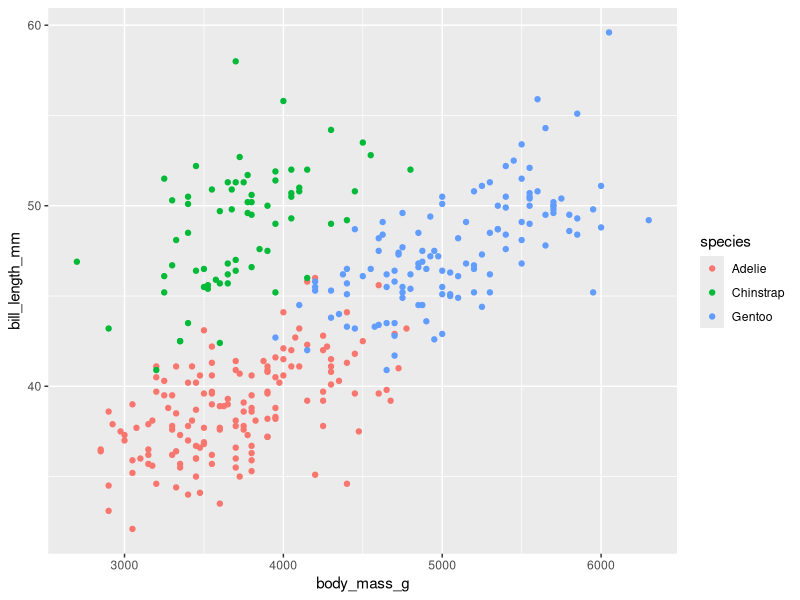
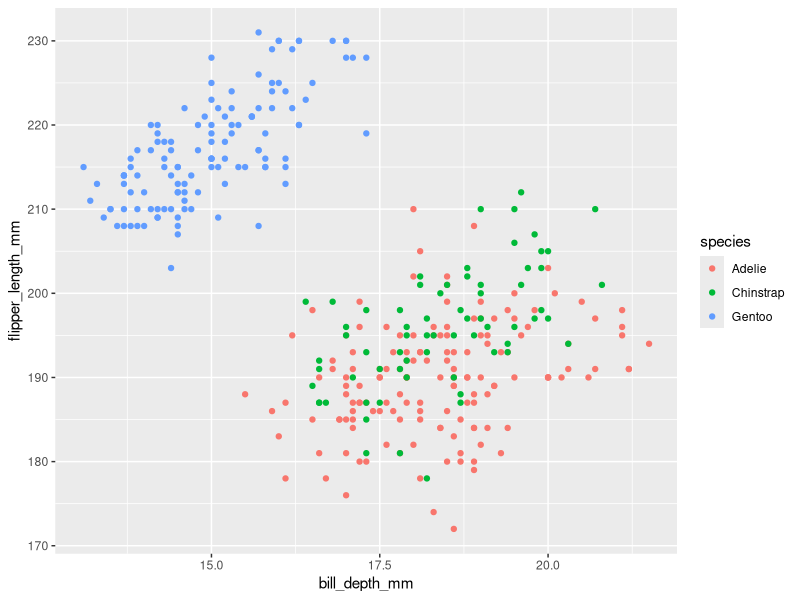
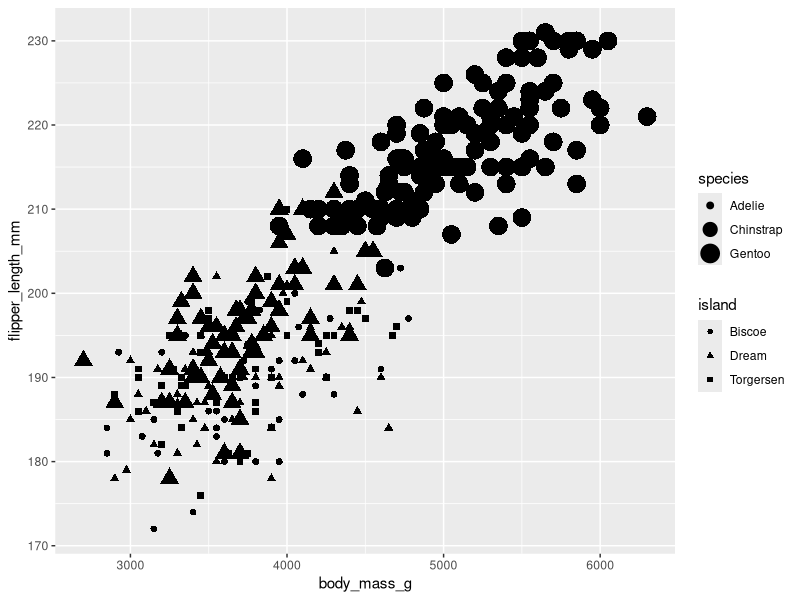
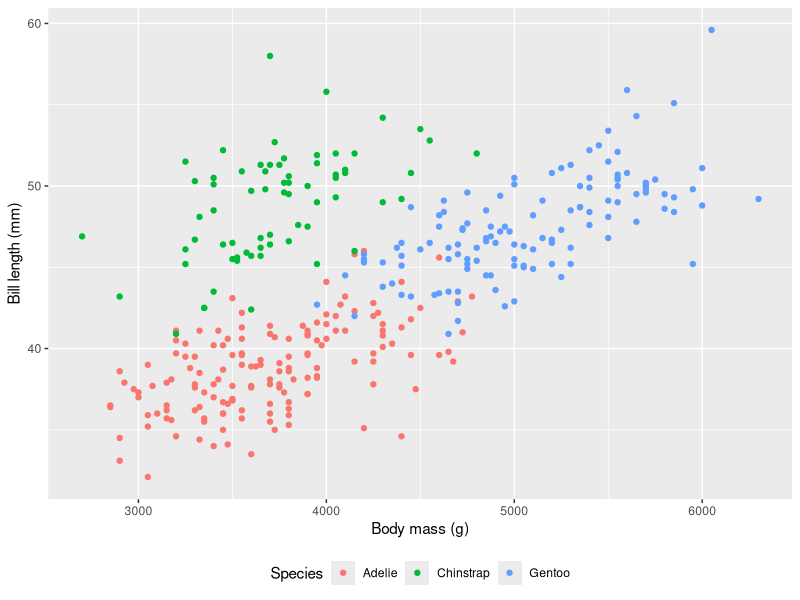
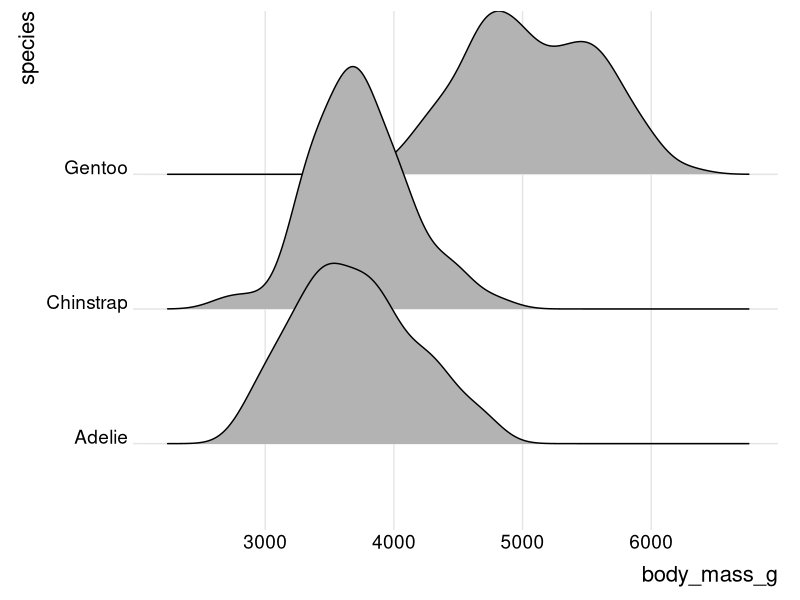

These figures' R source, in order:
# Script name
# Author
# Date


# Libraries ---------------------------------------------------------------

library(tidyverse)
library(palmerpenguins)
library(ggridges)

# :: after the library name shows what it contains while typing it
#palmerpenguins::

# Data --------------------------------------------------------------------

# Load the dataset into the local environment
penguins <- penguins


# Example -----------------------------------------------------------------

# The basic plot
ggplot(data = penguins,
       aes(x = body_mass_g, y = bill_length_mm)) +
  geom_point(aes(colour = species))


# Exercise 1 --------------------------------------------------------------

# Create a basic plot with different x and y axes
ggplot(data = penguins,
       aes(x = bill_depth_mm, y = flipper_length_mm)) +
  geom_point(aes(colour = species))


# Exercise 2 --------------------------------------------------------------

# Change the aes() arguments
ggplot(data = penguins,
       aes(x = body_mass_g, y = flipper_length_mm)) +
  geom_point(aes(size = species, shape = island))


# Exercise 3 --------------------------------------------------------------

# Change the labels
ggplot(data = penguins,
       aes(x = body_mass_g, y = bill_length_mm)) +
  geom_point(aes(colour = species)) +
  labs(x = "Body mass (g)", 
       y = "Bill length (mm)", colour = "Species") +
  # Change legend position
  theme(legend.position = "bottom")


# BONUS -------------------------------------------------------------------

# Create a ridgeplot
ggplot(data = penguins,
       aes(x = body_mass_g, y = species)) +
  geom_density_ridges() +
#  theme_ridges() + #This works too 
  theme_ridges(font_size = 16) + 
  theme(legend.position = "none")


